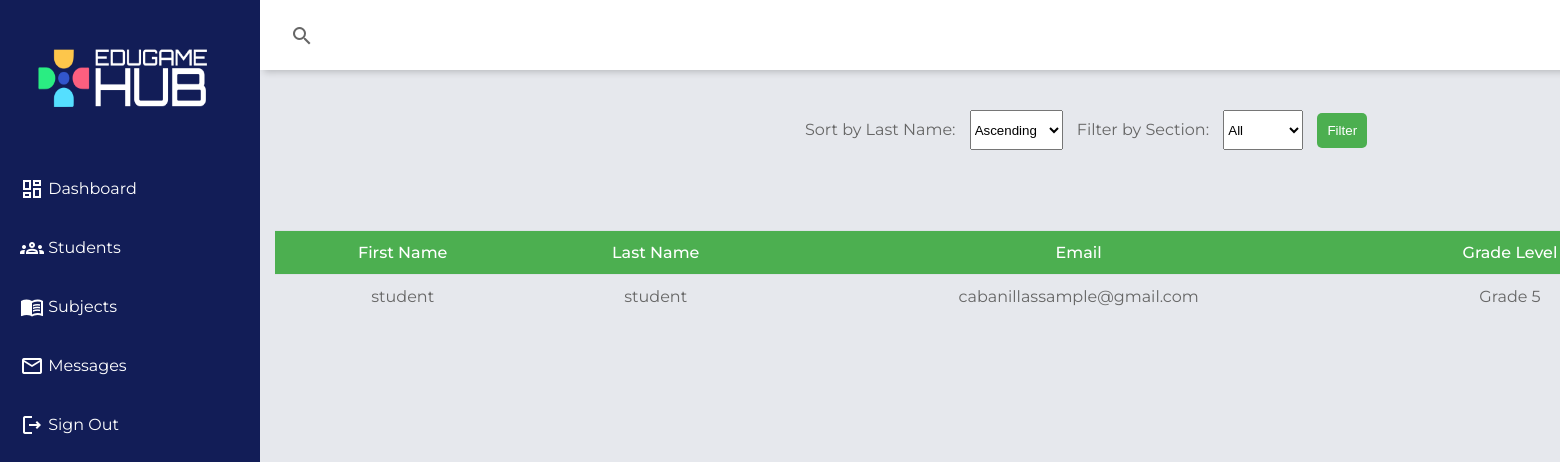
Page /students.php on the committed database.
### tables this page shows
CREATE TABLE `tbl_accdb` (
  `id` int(11) NOT NULL,
  `firstname` varchar(50) NOT NULL,
  `lastname` varchar(50) NOT NULL,
  `email` varchar(50) NOT NULL,
  `username` varchar(255) NOT NULL,
  `section` varchar(50) NOT NULL,
  `grade_level` varchar(50) NOT NULL,
  `account_type` varchar(50) NOT NULL,
  `password` varchar(255) NOT NULL,
  `created_date` datetime NOT NULL
);

### students.php (the view, shortened to what this page needs)
<?php
include("db_conn.php");
?>
<!DOCTYPE html>
<html lang="en">
  <head>
    <link rel="stylesheet" href="css/students.css">
  </head>
  <body>
    <div class="grid-container">
      <header class="header">
        <div class="header-left">
          <span class="material-icons-outlined">search</span>
        </div>
      </header>
      <aside id="sidebar">
        <img class="logo" src="images/edugamelogo.png" alt="logo">
        <div class="sidebar-title">
        </div>
        <ul class="sidebar-list">
          <li class="sidebar-list-item">
              <a href="teacher management system.php">
                <span class="material-icons-outlined" >dashboard</span> Dashboard
              </a>
          </li>
          <li class="sidebar-list-item">
            <a href="students.html">
              <span class="material-icons-outlined">groups</span> Students
            </a>
          </li>
          <li class="sidebar-list-item">
            <a href="subjects.html">
              <span class="material-icons-outlined">menu_book</span> Subjects
            </a>
          </li>
          <li class="sidebar-list-item">
            <a href="Messages.html">
              <span class="material-icons-outlined">mail</span> Messages
            </a>
          </li>
          <li class="sidebar-list-item">
            <a href="Login.html">
              <span class="material-icons-outlined">logout</span> Sign Out
            </a>
          </li>
      </aside>
      <?php
        $sql = "SELECT * FROM tbl_accdb WHERE account_type ='Student'";
        $result = mysqli_query($conn, $sql);
        ?>
<div class="container-filters">
  <div class="filters">
    <div class="filters">
      <form method="get" action="">
      <label for="sort_order">Sort by Last Name:</label>
    <select name="sort_order" id="sort_order">
      <option value="asc">Ascending</option>
    </select>
        <label for="section">Filter by Section:</label>
        <select name="section" id="section">
          <option value="">All</option>
        </select>
        <button type="submit">Filter</button>
      </form>
    </div>
  </div>
  <table>
      <thead>
        <tr>
          <th>First Name</th>
          <th>Last Name</th>
          <th>Email</th>
          <th>Grade Level</Section></th>
        </tr>
      </thead>
      <tbody>
        <?php
          while ($row = mysqli_fetch_assoc($result)) {
            echo "<tr>";
            echo "<td>" . $row["firstname"] . "</td>";
            echo "<td>" . $row["lastname"] . "</td>";
            echo "<td>" . $row["email"] . "</td>";
            echo "<td>" . $row["grade_level"] . "</td>";
            echo "</tr>";
          }
        ?>
      </tbody>
    </table>
</div>
       </body>
       </html>

### css/students.css (style rules this page uses)
.logo { width: 300px; height: 190px; cursor: pointer; margin-left: -22px; margin-bottom: -120px; }
form { margin-bottom: 20px; }
label { display: inline-block; margin-right: 10px; }
select { margin-right: 20px; }
table { border-collapse: collapse; width: 100%; }
th, td { padding: 10px; text-align: left; }
th { background-color: #eee; }
body { margin: 0; padding: 0; box-sizing: border-box; background-color: #e6e8ed; color: #666666; font-family: "Montserrat", sans-serif; }
.material-icons-outlined { vertical-align: middle; line-height: 1px; }
.grid-container { display: grid; grid-template-columns: 260px 1fr 1fr 1fr; grid-template-rows: 0.2fr 3fr; grid-template-areas: "sidebar header header header" "sidebar main main main"; height: 100vh; }
.header { grid-area: header; height: 70px; background-color: #ffffff; display: flex; align-items: center; justify-content: space-between; padding: 0 30px 0 30px; box-shadow: 0 6px 7px -4px rgba(0, 0, 0, 0.2); }
#sidebar { grid-area: sidebar; height: 100%; background-color: #121d57; color: #ffffff; overflow-y: auto; transition: all 0.5s; -webkit-transition: all 0.5s; }
.sidebar-title { display: flex; justify-content: space-between; align-items: center; padding: 20px 20px 20px 20px; margin-bottom: 30px; }
.sidebar-list { padding: 0; margin-top: 15px; list-style-type: none; }
.sidebar-list-item { padding: 20px 20px 20px 20px; }
.sidebar-list-item > a { text-decoration: none; color: #ffffff; }
* { padding: 0; margin: 0; }
table { border-collapse: collapse; width: 100%; max-width: 1622px; margin: 0 auto; margin-top: 20px; margin-bottom: 20px; background-color: transparent; }
th, td { padding: 0.75rem; vertical-align: middle; text-align: center; border-top: 1px solid #dee2e6; }
th { font-weight: 500; background-color: #4CAF50; color: white; }
.filters { margin-bottom: 20px; display: flex; justify-content: center; align-items: center; flex-wrap: wrap; }
.filters select { margin-right: 10px; height: 40px; }
.filters button { background-color: #4CAF50; color: white; border:none; padding: 10px; cursor: pointer; border-radius: 5px; }
.filters { margin-top: 20px; display: flex; justify-content: center; align-items: center; flex-wrap: wrap; }
.container-filters { display: flex; flex-direction: column; padding-left: 15px; width: 1622px; }

### rows in the picture
tbl_accdb: firstname "student", lastname "student", email "cabanillassample@gmail.com", grade_level "Grade 5"
